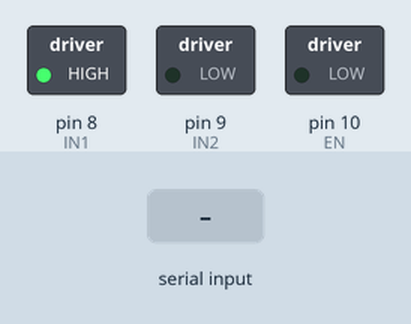
The sketch below on a simulated Arduino Uno, built with avr-gcc and run on an emulated ATmega328P. On the bench: switched loads named in the sketch (green lamp = pin HIGH). The inputs (shaded band) are chosen by the test bench.

Above: at 1.2 s.
1.3 s: "90,45\n" received over Serial
At 2.1 s:
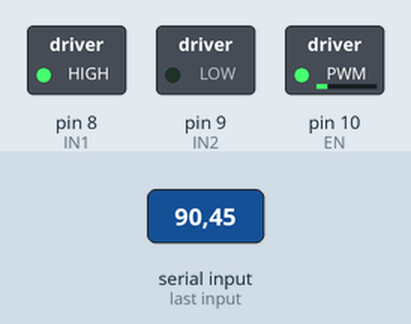
3.8 s: "30,150\n" received over Serial
At 4.2 s:
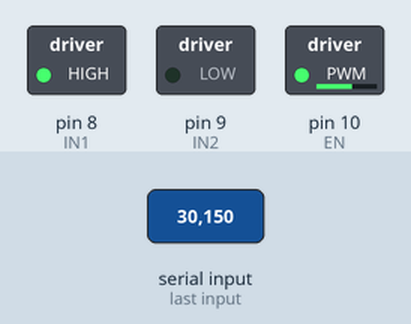
6.3 s: "200\n" received over Serial
At 7.1 s:
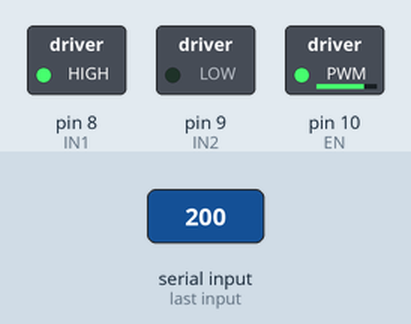
Timing chart, 0 to 9.3 s (numbered marks = the images above; inputs shaded):
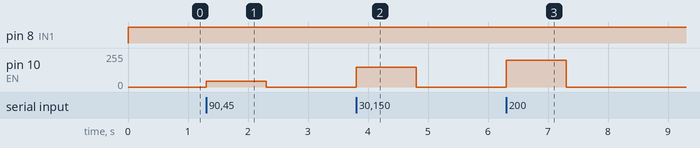

Measured:
- after the input at 1.3 s, pin 10 (EN): 0/255 → 45/255 at once, → 0/255 1.0 s later
- after the input at 3.8 s, pin 10 (EN): 0/255 → 150/255 at once, → 0/255 1.0 s later
- after the input at 6.3 s, pin 10 (EN): 0/255 → 200/255 at once, → 0/255 1.0 s later

The sketch:

Motors_Speed_Serial_Control.ino
```cpp
// Motors speed control from serial monitor
// Set ending char to No Line Ending!!

#define IN1 8 // motor pin 1
#define IN2 9 // motor pin 2
#define EN 10 // enabel pin (PWM)

void setup() {
  Serial.begin(9600);

  // set output motor pins
  pinMode(IN1, OUTPUT);
  pinMode(IN2, OUTPUT);
}

int speed = 0; // speed of motor value

void loop() {
  if(Serial.available()) {
    speed = Serial.parseInt(); // get speed from serial port
  }

  digitalWrite(IN1, 1);
  digitalWrite(IN2, 0);
  analogWrite(EN, speed); // set speed
}
```
